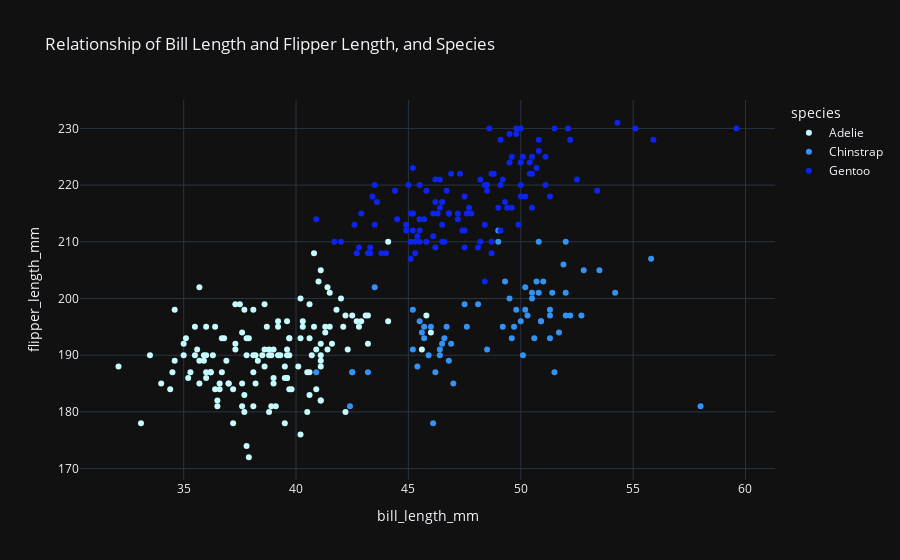

Notebook code cell kept with this figure:
### Code cell
fig = px.scatter(
    df,
    x='bill_length_mm',
    y='flipper_length_mm',
    color='species',
    title='Relationship of Bill Length and Flipper Length, and Species',
    color_discrete_sequence=['#C5FBFF', '#3393F3','#0C24EE'],
)


fig.update_layout(template='plotly_dark')
fig.write_html('Graphics/Scatter_Plot_Bill_Flipper_Length_and_Species.html')
fig.show()

### Figure 1 — Plotly figure (JSON) as saved in the notebook; plotly's stock layout.template omitted (floating-point values rounded to 4 significant figures; data arrays with more than 128 entries replaced by an {"elided": "..."} marker saying what was removed)
{"data": [{"hovertemplate": "species=Adelie<br>bill_length_mm=%{x}<br>flipper_length_mm=%{y}<extra></extra>", "legendgroup": "Adelie", "marker": {"color": "#C5FBFF", "symbol": "circle"}, "mode": "markers", "name": "Adelie", "orientation": "v", "showlegend": true, "type": "scatter", "x": {"elided": "146 float values"}, "xaxis": "x", "y": {"elided": "146 int values"}, "yaxis": "y"}, {"hovertemplate": "species=Chinstrap<br>bill_length_mm=%{x}<br>flipper_length_mm=%{y}<extra></extra>", "legendgroup": "Chinstrap", "marker": {"color": "#3393F3", "symbol": "circle"}, "mode": "markers", "name": "Chinstrap", "orientation": "v", "showlegend": true, "type": "scatter", "x": [46.5, 50, 51.3, 45.4, 52.7, 45.2, 46.1, 51.3, 46, 51.3, 46.6, 51.7, 47, 52, 45.9, 50.5, 50.3, 58, 46.4, 49.2, 42.4, 48.5, 43.2, 50.6, 46.7, 52, 50.5, 49.5, 46.4, 52.8, 40.9, 54.2, 42.5, 51, 49.7, 47.5, 47.6, 52, 46.9, 53.5, 49, 46.2, 50.9, 45.5, 50.9, 50.8, 50.1, 49, 51.5, 49.8, 48.1, 51.4, 45.7, 50.7, 42.5, 52.2, 45.2, 49.3, 50.2, 45.6, 51.9, 46.8, 45.7, 55.8, 43.5, 49.6, 50.8, 50.2], "xaxis": "x", "y": [192, 196, 193, 188, 197, 198, 178, 197, 195, 198, 193, 194, 185, 201, 190, 201, 197, 181, 190, 195, 181, 191, 187, 193, 195, 197, 200, 200, 191, 205, 187, 201, 187, 203, 195, 199, 195, 210, 192, 205, 210, 187, 196, 196, 196, 201, 190, 212, 187, 198, 199, 201, 193, 203, 187, 197, 191, 203, 202, 194, 206, 189, 195, 207, 202, 193, 210, 198], "yaxis": "y"}, {"hovertemplate": "species=Gentoo<br>bill_length_mm=%{x}<br>flipper_length_mm=%{y}<extra></extra>", "legendgroup": "Gentoo", "marker": {"color": "#0C24EE", "symbol": "circle"}, "mode": "markers", "name": "Gentoo", "orientation": "v", "showlegend": true, "type": "scatter", "x": [46.1, 50, 48.7, 50, 47.6, 46.5, 45.4, 46.7, 43.3, 46.8, 40.9, 49, 45.5, 48.4, 45.8, 49.3, 42, 49.2, 46.2, 48.7, 50.2, 45.1, 46.5, 46.3, 42.9, 46.1, 47.8, 48.2, 50, 47.3, 42.8, 45.1, 59.6, 49.1, 48.4, 42.6, 44.4, 44, 48.7, 42.7, 49.6, 45.3, 49.6, 50.5, 43.6, 45.5, 50.5, 44.9, 45.2, 46.6, 48.5, 45.1, 50.1, 46.5, 45, 43.8, 45.5, 43.2, 50.4, 45.3, 46.2, 45.7, 54.3, 45.8, 49.8, 49.5, 43.5, 50.7, 47.7, 46.4, 48.2, 46.5, 46.4, 48.6, 47.5, 51.1, 45.2, 45.2, 49.1, 52.5, 47.4, 50, 44.9, 50.8, 43.4, 51.3, 47.5, 52.1, 47.5, 52.2, 45.5, 49.5, 44.5, 50.8, 49.4, 46.9, 48.4, 51.1, 48.5, 55.9, 47.2, 49.1, 46.8, 41.7, 53.4, 43.3, 48.1, 50.5, 49.8, 43.5, 51.5, 46.2, 55.1, 48.8, 47.2, 46.8, 50.4, 45.2, 49.9], "xaxis": "x", "y": [211, 230, 210, 218, 215, 210, 211, 219, 209, 215, 214, 216, 214, 213, 210, 217, 210, 221, 209, 222, 218, 215, 213, 215, 215, 215, 215, 210, 220, 222, 209, 207, 230, 220, 220, 213, 219, 208, 208, 208, 225, 210, 216, 222, 217, 210, 225, 213, 215, 210, 220, 210, 225, 217, 220, 208, 220, 208, 224, 208, 221, 214, 231, 219, 230, 229, 220, 223, 216, 221, 221, 217, 216, 230, 209, 220, 215, 223, 212, 221, 212, 224, 212, 228, 218, 218, 212, 230, 218, 228, 212, 224, 214, 226, 216, 222, 203, 225, 219, 228, 215, 228, 215, 210, 219, 208, 209, 216, 229, 213, 230, 217, 230, 222, 214, 215, 222, 212, 213], "yaxis": "y"}], "layout": {"legend": {"title": {"text": "species"}, "tracegroupgap": 0}, "title": {"text": "Relationship of Bill Length and Flipper Length, and Species"}, "xaxis": {"anchor": "y", "domain": [0, 1], "title": {"text": "bill_length_mm"}}, "yaxis": {"anchor": "x", "domain": [0, 1], "title": {"text": "flipper_length_mm"}}}}
